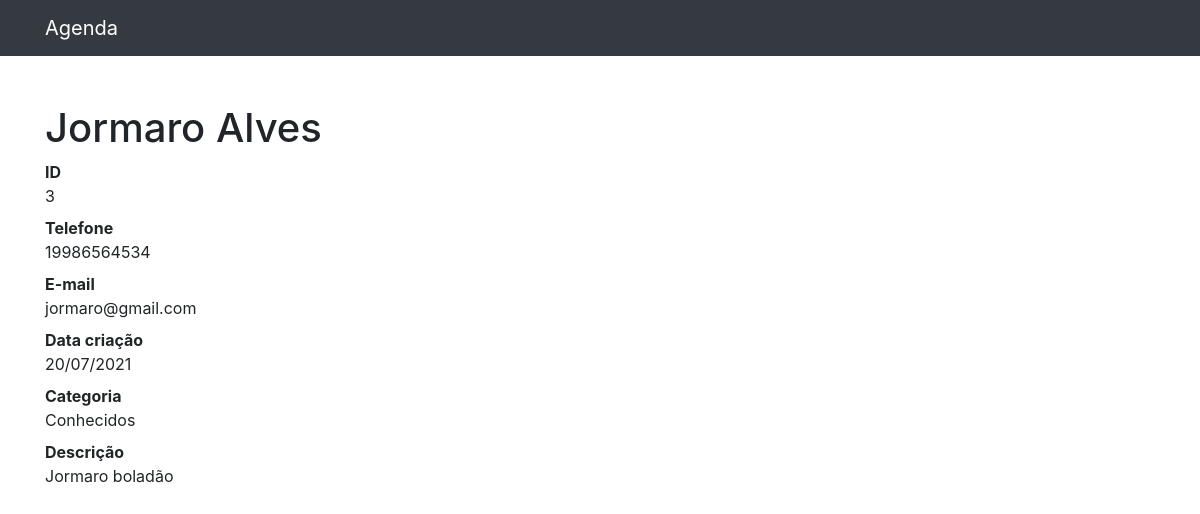
Page /3 on the committed database.
### contatos/models.py (models this page shows, shortened)
class Contato(models.Model):
    nome = models.CharField(max_length=255)
    sobrenome = models.CharField(max_length=255, blank=True)
    telefone = models.CharField(max_length=255)
    email = models.CharField(max_length=255, blank =True)
    datacriacao = models.DateTimeField(default = timezone.now)
    descricao = models.TextField(blank=True)
    categoria = models.ForeignKey(Categoria, on_delete=models.DO_NOTHING)

class Categoria(models.Model):
    nome = models.CharField(max_length=255)
    def __str__(self):
        return self.nome

### contatos/views.py (the view)
# urls.py: path('<int:contato_id>',views.ver_contato,name='ver_contato')
def ver_contato(request, contato_id):
    contato = Contato.objects.get(id = contato_id) #Recupera dados do banco e armazena na variável
    return render(request,'contatos/ver_contato.html',{
        'contato':contato
    })

### contatos/templates/contatos/ver_contato.html
{%extends 'base.html'%}
{%block conteudo%}
<h1 class="mt-5">{{contato.nome}} {{contato.sobrenome}}</h1>
        <dl>
            <dt>ID</dt>
            <dd>{{contato.id}}</dd>
            <dt>Telefone</dt>
            <dd>{{contato.telefone}}</dd>
            <dt>E-mail</dt>
            <dd>{{contato.email}}</dd>
            <dt>Data criação</dt>
            <dd>{{contato.datacriacao | date:'d/m/Y'}}</dd>
            <dt>Categoria</dt>
            <dd>{{contato.categoria}}</dd>
            <dt>Descrição</dt>
            <dd>
                {{contato.descricao}}
            </dd>
        </dl>
{%endblock%}

### rows in the picture
Contato: nome "Jormaro", sobrenome "Alves", id "3", telefone "19986564534", email "jormaro@gmail.com", datacriacao "20/07/2021", categoria "Conhecidos", descricao "Jormaro boladão"
